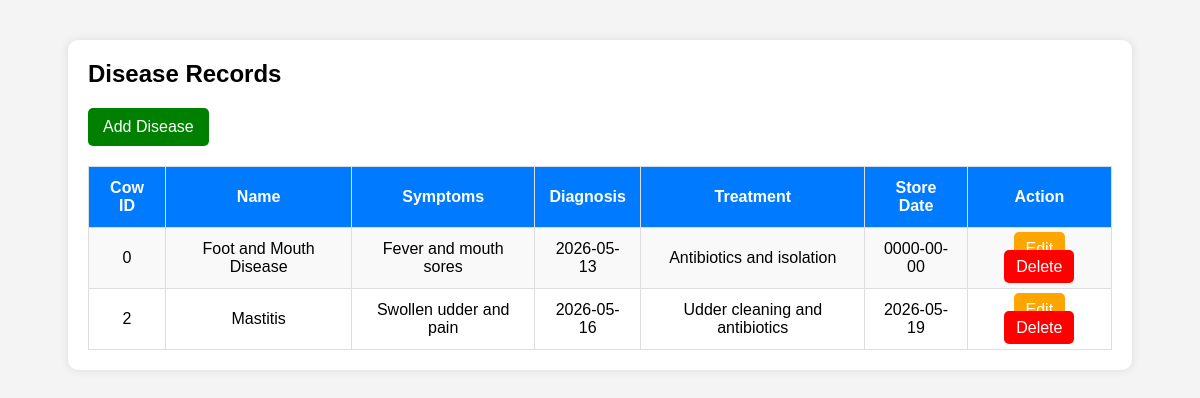
The app's page /Ahmed_Seid_DBU1601509/OOP/display.php with its own data.
### tables this page shows
CREATE TABLE `tbl_disease` (
  `Cow_ID` int(11) NOT NULL,
  `D_Name` varchar(50) NOT NULL,
  `Symptoms` varchar(50) NOT NULL,
  `Diagnosis_Date` date NOT NULL,
  `Treatment` varchar(250) NOT NULL,
  `Store_date` date NOT NULL
);

### Ahmed_Seid_DBU1601509/OOP/Disease.php (called while the page is built, shortened)
<?php
include'Database.php';
class Disease {
    private $conn;
    private $table = "tbl_disease";
    public function __construct() {
        $database = new Database();
        $this->conn = $database->connect();
    }
    public function read() {
        $sql = "SELECT * FROM $this->table";
        return $this->conn->query($sql);
    }
}
?>

### Ahmed_Seid_DBU1601509/OOP/Database.php (called while the page is built, shortened)
<?php
class Database {
    private $host = "localhost";
    private $username = "root";
    private $password = "";
    private $dbname = "db_cow";
    public function connect() {
        $this->conn = new mysqli(
            $this->host,
            $this->username,
            $this->password,
            $this->dbname
        );
        return $this->conn;
    }
}
?>

### Ahmed_Seid_DBU1601509/OOP/display.php (the view, shortened to what this page needs)
<?php
require_once 'Disease.php';
$disease = new Disease();
$result = $disease->read();
?>
<!DOCTYPE html>
<html>
<head>
    <link rel="stylesheet" href="style.css">
</head>
<body>
<div class="table-container">
<h2>Disease Records</h2>
<a class="add-btn" href="register_form.php">Add Disease</a>
<table>
<tr>
    <th>Cow ID</th>
    <th>Name</th>
    <th>Symptoms</th>
    <th>Diagnosis</th>
    <th>Treatment</th>
    <th>Store Date</th>
    <th>Action</th>
</tr>
<?php while($row = $result->fetch_assoc()) { ?>
<tr>
    <td><?= $row['Cow_ID'] ?></td>
    <td><?= $row['D_Name'] ?></td>
    <td><?= $row['Symptoms'] ?></td>
    <td><?= $row['Diagnosis_Date'] ?></td>
    <td><?= $row['Treatment'] ?></td>
    <td><?= $row['Store_date'] ?></td>
    <td>
        <a class="edit-btn" href="edit.php?id=<?= $row['Cow_ID'] ?>">Edit</a>
        <a class="delete-btn"
           href="delete.php?id=<?= $row['Cow_ID'] ?>"
           onclick="return confirm('Are you sure you want to delete this record?')">
           Delete
        </a>
    </td>
</tr>
<?php } ?>
</table>
</div>
</body>
</html>

### Ahmed_Seid_DBU1601509/OOP/style.css (style rules this page uses)
* { margin:0; padding:0; box-sizing:border-box; font-family:Arial; }
body { background:#f4f4f4; padding:40px; }
a { text-decoration:none; }
.table-container { width:95%; margin:auto; background:white; padding:20px; border-radius:10px; box-shadow:0 0 10px rgba(0,0,0,0.1); }
.table-container h2 { margin-bottom:20px; }
table { width:100%; border-collapse:collapse; margin-top:20px; }
table th, table td { border:1px solid #ddd; padding:12px; text-align:center; }
table th { background:#007bff; color:white; }
tr:nth-child(even) { background:#f9f9f9; }
.add-btn { display:inline-block; padding:10px 15px; background:green; color:white; border-radius:5px; }
.edit-btn { background:orange; color:white; padding:8px 12px; border-radius:5px; }
.delete-btn { background:red; color:white; padding:8px 12px; border-radius:5px; }

### records on screen
tbl_disease: Cow_ID "0", D_Name "Foot and Mouth Disease", Symptoms "Fever and mouth sores", Diagnosis_Date "2026-05-13", Treatment "Antibiotics and isolation", Store_date "0000-00-00"
tbl_disease: Cow_ID "2", D_Name "Mastitis", Symptoms "Swollen udder and pain", Diagnosis_Date "2026-05-16", Treatment "Udder cleaning and antibiotics", Store_date "2026-05-19"
